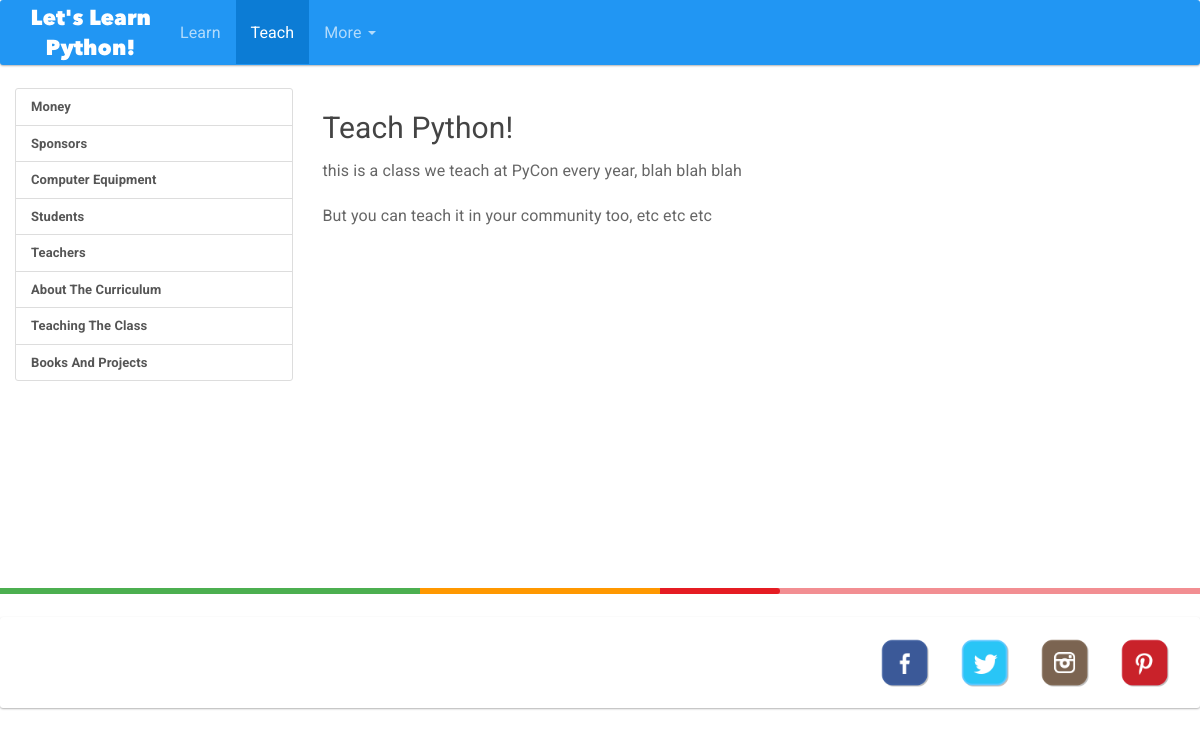
Page /teach/ on the committed database.
### teaching/models.py (models this page shows, shortened)
class Step(models.Model):
    step_number = models.IntegerField()
    step_name = models.CharField(max_length=200)
    image = models.CharField(max_length=200, blank=True, null=True)
    description = models.TextField()

### teaching/views.py (the view)
def index(request):
    all_steps = Step.objects.order_by('step_number')
    context = {
        'step_list': all_steps,
    }
    return render(request, 'teaching/step.html', context)

### teaching/templates/teaching/step.html
{% include "letslearnpython/common_head.html" %}
{% include "teaching/teach_header.html" %}
<div class="yk-container container">
  <div class="row">
    <div class="list-group yk-container-nav col-sm-3">
      {% if step_list %}
        {% for item in step_list %}
          <a class="list-group-item yk-guideline-name" href="/teach/step/{{ item.step_number }}">{{ item.step_name }}</a>
        {% endfor %}
      {% endif %}
    </div>
    <div class="yk-container-content col-sm-9">
      {% if step %}
        <h2>{{ step.step_name }}</h2>
        {{ step.description | safe }}
      {% else %}
        <h2>Teach Python!</h2>
        <p>this is a class we teach at PyCon every year, blah blah blah</p>
        <p>But you can teach it in your community too, etc etc etc</p>
      {% endif %}
    </div>
  </div>
</div>
{% include "letslearnpython/common_footer.html" %}

### letslearnpython/static/letslearnpython/css/custom.css (style rules this page uses)
.yk-container { min-height: 500px; }
.yk-container-nav { font-size: 13px; line-height: 1.5; }
.yk-container-nav .list-group-item { padding-top: 8px; padding-bottom: 8px; }
.yk-lesson-name, .yk-guideline-name { font-weight: bold; }

### rows in the picture
Step: step_name "Money"
Step: step_name "Sponsors"
Step: step_name "Computer Equipment"
Step: step_name "Students"
Step: step_name "Teachers"
Step: step_name "About The Curriculum"
Step: step_name "Teaching The Class"
Step: step_name "Books And Projects"
